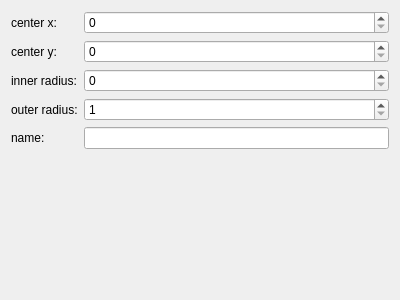
<?xml version="1.0" encoding="UTF-8"?>
<ui version="4.0">
 <class>MaskRing</class>
 <widget class="QWidget" name="MaskRing">
  <property name="geometry">
   <rect>
    <x>0</x>
    <y>0</y>
    <width>400</width>
    <height>300</height>
   </rect>
  </property>
  <property name="windowTitle">
   <string>Form</string>
  </property>
  <layout class="QFormLayout" name="formLayout">
   <item row="0" column="0">
    <widget class="QLabel" name="centerXLabel">
     <property name="text">
      <string>center x:</string>
     </property>
    </widget>
   </item>
   <item row="0" column="1">
    <widget class="QSpinBox" name="centerXSpinBox">
     <property name="maximum">
      <number>9999</number>
     </property>
    </widget>
   </item>
   <item row="1" column="0">
    <widget class="QLabel" name="centerYLabel">
     <property name="text">
      <string>center y:</string>
     </property>
    </widget>
   </item>
   <item row="1" column="1">
    <widget class="QSpinBox" name="centerYSpinBox">
     <property name="maximum">
      <number>9999</number>
     </property>
    </widget>
   </item>
   <item row="2" column="0">
    <widget class="QLabel" name="innerRadiusLabel">
     <property name="text">
      <string>inner radius:</string>
     </property>
    </widget>
   </item>
   <item row="2" column="1">
    <widget class="QSpinBox" name="innerRadiusSpinBox">
     <property name="maximum">
      <number>9999</number>
     </property>
    </widget>
   </item>
   <item row="3" column="0">
    <widget class="QLabel" name="outerRadiusLabel">
     <property name="text">
      <string>outer radius:</string>
     </property>
    </widget>
   </item>
   <item row="3" column="1">
    <widget class="QSpinBox" name="outerRadiusSpinBox">
     <property name="minimum">
      <number>1</number>
     </property>
     <property name="maximum">
      <number>9999</number>
     </property>
    </widget>
   </item>
   <item row="4" column="0">
    <widget class="QLabel" name="nameLabel">
     <property name="text">
      <string>name:</string>
     </property>
    </widget>
   </item>
   <item row="4" column="1">
    <widget class="QLineEdit" name="nameLineEdit"/>
   </item>
  </layout>
 </widget>
 <resources/>
 <connections/>
</ui>
